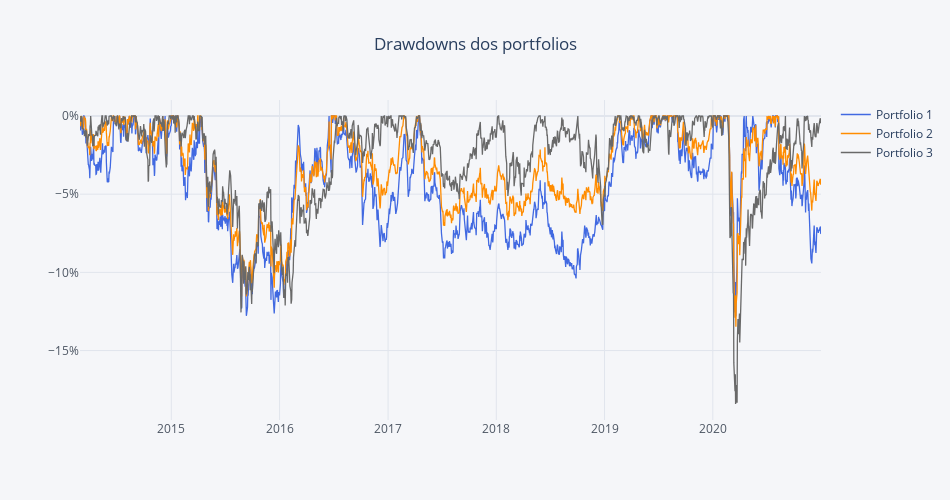

This figure's notebook cell:
### Code cell
dd = pl.compute_drawdowns(portfolios)
pl.ichart(round(dd,2), colors =pl.colors_list, title='Drawdowns dos portfolios', yticksuffix='%', colab=False)

### Figure 1 — Plotly figure (JSON) as saved in the notebook; plotly's stock layout.template omitted (floating-point values rounded to 4 significant figures; data arrays with more than 128 entries replaced by an {"elided": "..."} marker saying what was removed)
{"data": [{"line": {"color": "royalblue", "width": 1.3}, "mode": "lines", "name": "Portfolio 1", "type": "scatter", "x": {"elided": "1786 str values"}, "y": {"elided": "1786 float values"}}, {"line": {"color": "darkorange", "width": 1.3}, "mode": "lines", "name": "Portfolio 2", "type": "scatter", "x": {"elided": "1786 str values"}, "y": {"elided": "1786 float values"}}, {"line": {"color": "dimgrey", "width": 1.3}, "mode": "lines", "name": "Portfolio 3", "type": "scatter", "x": {"elided": "1786 str values"}, "y": {"elided": "1786 float values"}}], "layout": {"annotations": [{"font": {"color": "rgb(150,150,150)", "family": "Arial", "size": 12}, "showarrow": false, "text": "", "x": 0.5, "xanchor": "center", "xref": "paper", "y": "-0.125", "yanchor": "top", "yref": "paper"}], "height": 500, "hovermode": "x", "paper_bgcolor": "#F5F6F9", "plot_bgcolor": "#F5F6F9", "showlegend": true, "title": {"text": "Drawdowns dos portfolios", "x": 0.5}, "width": 950, "xaxis": {"autorange": true, "gridcolor": "#E1E5ED", "range": ["2014-02-27", "2020-12-31"], "showgrid": true, "tickfont": {"color": "#4D5663"}, "tickformat": "", "tickprefix": "", "ticksuffix": "", "title": {"font": {"color": "#4D5663"}, "text": ""}, "type": "date", "zerolinecolor": "#E1E5ED"}, "yaxis": {"autorange": true, "gridcolor": "#E1E5ED", "range": [-19.44, 1.023], "showgrid": true, "tickfont": {"color": "#4D5663"}, "tickformat": "", "tickprefix": "", "ticksuffix": "%", "title": {"text": ""}, "type": "linear", "zerolinecolor": "#E1E5ED"}}}
